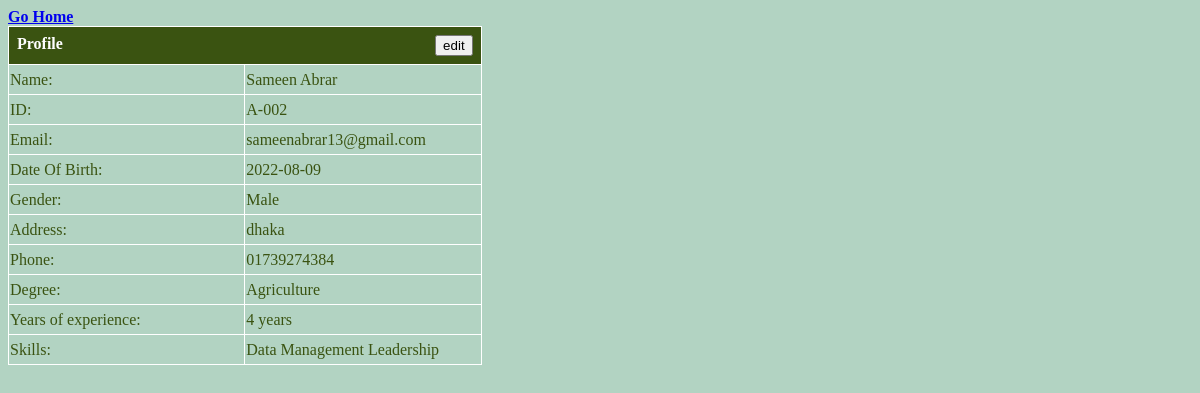
Page /view/profile.php (signed in) on the committed database.
### tables this page shows
CREATE TABLE `registrationtable` (
  `userID` varchar(50) NOT NULL,
  `pass` varchar(50) NOT NULL,
  `name` varchar(50) NOT NULL,
  `email` varchar(50) NOT NULL,
  `phone` varchar(50) NOT NULL,
  `address` varchar(50) NOT NULL,
  `dob` varchar(50) NOT NULL,
  `gender` varchar(50) NOT NULL,
  `degree` varchar(50) NOT NULL,
  `experience` varchar(50) NOT NULL,
  `skills` varchar(255) NOT NULL
);

### model/regModel.php (called while the page is built, shortened)
<?php
    function fetchData($userid)
    {
        $conn = getconnection();
		$sql = "select * from registrationtable where UserID='{$userid}';";
		$result = mysqli_query($conn, $sql);
		$data = $result->fetch_array();
        return $data;
    }
?>

### view/profile.php (the view, shortened to what this page needs)
<?php
    require_once("../model/regModel.php");
    if(isset($_COOKIE['astatus']) && isset($_SESSION['id']) && isset($_SESSION['pass']))
    {
        $userdata = fetchData($_SESSION['id']);
?>
<html>
    <head>
        <link rel="stylesheet" href="../asset/TableStyle.css">
    </head>
    <body>
        <a href="../view/ahome.php">Go Home</a>
        <table border="1px" style="width:40%">
            <tr><th colspan="2">Profile <div id="editButton"><input type="button" name="edit" id="editb" value="edit" onclick="EditOpt()"/></div></th></tr>
            <tr style="height: 30px;">
                <td style="width: 50%;">Name:</td>
                <td>
                    <div id="namediv">
                        <?php echo $userdata[2]; ?>
                    </div>
                </td>
            </tr>
            <tr style="height: 30px;">
                <td>ID:</td>
                <td><?php echo $userdata[0]; ?></td>
            </tr>
            <tr style="height: 30px;">
                <td>Email:</td>
                <td>
                    <div id="emaildiv">
                        <?php echo $userdata[3]; ?>
                    </div>
                </td>
            </tr>
            <tr style="height: 30px;">
                <td>Date Of Birth:</td>
                <td>
                    <div id="dobdiv">
                        <?php echo $userdata[6]; ?>
                    </div>
                </td>
            </tr>
            <tr style="height: 30px;">
                <td>Gender:</td>
                <td>
                    <div id="genderdiv">
                        <?php echo $userdata[7]; ?>
                    </div>
                </td>
            </tr>
            <tr style="height: 30px;">
                <td>Address:</td>
                <td>
                    <div id="addressdiv">
                        <?php echo $userdata[5]; ?>
                    </div>
                </td>
            </tr>
            <tr style="height: 30px;">
                <td>Phone:</td>
                <td>
                    <div id="phonediv">
                        <?php echo $userdata[4]; ?>
                    </div>
                </td>
            </tr>
            <tr style="height: 30px;">
                <td>Degree:</td>
                <td>
                    <div id="degreediv">
                        <?php echo $userdata[8]; ?>
                    </div>
                </td>
            </tr>
            <tr style="height: 30px;">
                <td>Years of experience:</td>
                <td>
                    <div id="epdiv">
                        <?php echo $userdata[9]; ?>
                    </div>
                    years
                </td>
            </tr>
            <tr style="height: 30px;">
                <td>Skills:</td>
                <td>
                    <div id="skillsdiv">
                        <?php echo $userdata[10]; ?>
                    </div>
                </td>
            </tr>
        </table>
    </body>
</html>
<?php
    }
    else
    {
        echo "Invalid request";
        echo "<br><a href='../view/login.php'>Login</a>";
    }
?>

### asset/TableStyle.css (style rules this page uses)
body { background-color: #B2D3C2; font-family: calibri; color: #3A5311; font-weight: bold; }
table { border-collapse: collapse; }
th { border: 1px solid #ddd; padding: 8px; text-align: left; background-color: #3A5311; color: white; }
td,th { border: 1px solid white; }
#editButton { position: relative; float: right; }
#epdiv { display: inline-block; }

### rows in the picture
registrationtable: name "Sameen Abrar", userID "A-002", email "sameenabrar13@gmail.com", dob "2022-08-09", gender "Male", address "dhaka", phone "01739274384", degree "Agriculture", experience "4", skills "Data Management Leadership"
